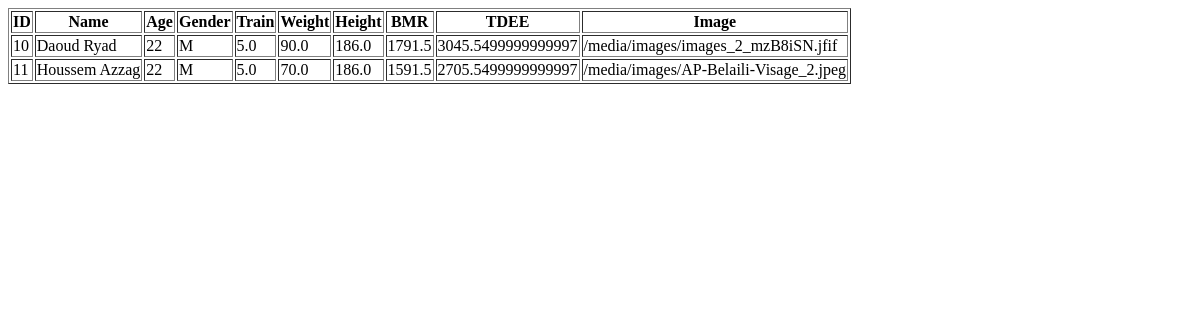
The app's page /detail/ (signed in), older data.
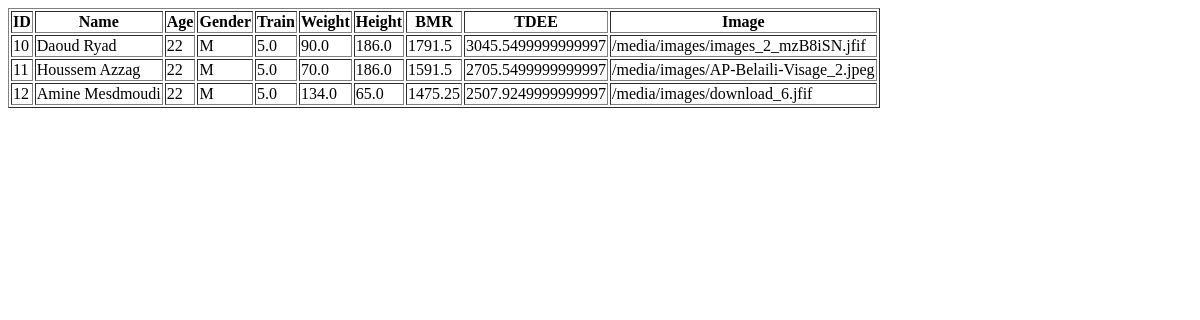
The same page, newer data.
### Client/models.py (models this page shows, shortened)
class Person(models.Model):
   GENDER = [
      ('M', 'Male'),
      ('F', 'Female'),
   ]
   SPORT = [
      ('GE ', 'GYM EXERCISES'),
      ('CR', 'CROSSFIT'),
      ('SW', 'SWIMMING'),
      ('FB', 'FOOTBALL'),
      ('HB', 'HANDBALL'),
   ]
   EFFORT = [
      ('LA ', 'Lightly Active'),
      ('MA', 'Moderately Active'),
      ('HA', 'Highly Active'),
   ]
   GOAL = [
      ('L ', 'Lose Fat'),
      ('G', 'Gain Weight'),
      ('S', 'Stability on Weight'),
   ]
   GOAL_W = [
      ('1 ', '1/4 Kgs'),
      ('2', '1/2 Kgs'),
      ('3', '1 Kgs'),
   ]
   Name = models.CharField(max_length=100,blank=False,help_text="Enter your Full name")
   Username = models.CharField(max_length=100,blank=False ,help_text="Username")
   Age = models.IntegerField(blank=False, null=True)
   Email = models.EmailField(blank=False, null=True)
   Password = models.CharField(blank=False, null=True,max_length=100)
   Gender = models.CharField(blank=False, max_length=10, choices=GENDER, default='M')
   Sport = models.CharField(blank=False, max_length=10, choices=SPORT, default='GE')
   Train = models.FloatField(max_length=5,blank=False, help_text="number of times do you train per week",null=True)
   Weight = models.FloatField(max_length=5,blank=False ,help_text="Enter your weight in kgs",null=True)
   Height = models.FloatField(max_length=5,blank=False, help_text="Enter your height in Cm",null=True)
   Hours = models.FloatField(max_length=5,blank=False, help_text="Number of Hours at Work",null=True)
   Effort = models.CharField(blank=False, max_length=10, choices=EFFORT, default='LA',help_text="YOUR EFFORT AT WORK ")
   Goal_Type = models.CharField(blank=False, max_length=10, choices=GOAL, default='LA',help_text="THE GOAL YOU WANT TO ACHIEVE")
   Goal_Weight = models.CharField(blank=False, max_length=10, choices=GOAL_W, default='1')
   Image = models.ImageField(upload_to='images',null=True)
   def Calculate_BMR(self):
      if self.GENDER == "M":
         BMR = (10 * self.Weight) + (6.25 * self.Height) + (-5 * self.Age) + 5
      else:
         BMR = (10 * self.Weight) + (6.25 * self.Height) + (-5 * self.Age) - 161
      return BMR
   def Calculate_TDEE(self):
      if self.Train == 0:
         TDEE = self.Calculate_BMR()*1.2
      elif self.Train == 1:
         TDEE = self.Calculate_BMR()*1.3
      elif self.Train == 2:
         TDEE = self.Calculate_BMR()*1.4
      elif self.Train == 3:
         TDEE = self.Calculate_BMR()*1.45
      elif self.Train == 4:
         TDEE = self.Calculate_BMR()*1.5
      elif self.Train == 5:
         TDEE = self.Calculate_BMR()*1.7
      elif self.Train == 6:
         TDEE = self.Calculate_BMR()*1.8
      elif self.Train == 7:
         TDEE = self.Calculate_BMR()*2
      else:
         TDEE = self.Calculate_BMR()*2.2
      return TDEE

### Client/views.py (the view)
# urls.py: path('detail/', PersonAuthToken.as_view(), name='detail'),
class PersonAuthToken(ObtainAuthToken):
    def get(self, request, format=None):
        clients = Person.objects.all()
        user = request.user
        context = {'clients': clients}
        return render(request,'Client/Person.html', context)

### Client/Templates/Client/Person.html (shortened to what this page needs)
<!DOCTYPE html>
<html lang="en">
<head>
</head>
<body>
<table border="1" class="table is-fullwidth is-striped is-bordered">
    <thead>
    <tr>
        <th>ID</th>
        <th>Name</th>
        <th>Age</th>
        <th>Gender</th>
        <th>Train</th>
        <th>Weight</th>
        <th>Height</th>
        <th>BMR</th>
        <th>TDEE</th>
        <th>Image</th>
    </tr>
    </thead>
    <tbody>
    {% if request.user.is_superuser %}
    {% for client in clients %}
    <tr>
        <td>{{ client.id }}</td>
        <td>{{ client.Name }}</td>
        <td>{{ client.Age }}</td>
        <td>{{ client.Gender }}</td>
        <td>{{ client.Train }}</td>
        <td>{{ client.Weight }}</td>
        <td>{{ client.Height }}</td>
        <td>{{ client.Calculate_BMR }}</td>
        <td>{{ client.Calculate_TDEE }}</td>
        <td>{{ client.Image.url }}</td>
    </tr>
    {% endfor %}
    {% endif %}
    </tbody>
</table>
</body>
</html>

Row changes from the older to the newer data that the page shows:
added Person: id "12", Name "Amine Mesdmoudi", Age "22", Gender "M", Train "5.0", Weight "134.0", Height "65.0", Calculate_BMR "1475.25", Calculate_TDEE "2507.9249999999997", Image "/media/images/download_6.jfif"
